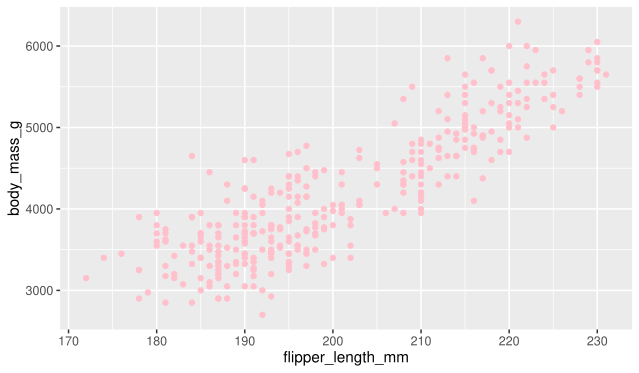

Write the R code that produced this figure.
library("ggplot2")
library("palmerpenguins")
#map set every points in the scatter map to color blue 
ggplot(data = penguins) +
geom_point(mapping = aes( x= flipper_length_mm, y = body_mass_g), color= "pink")
